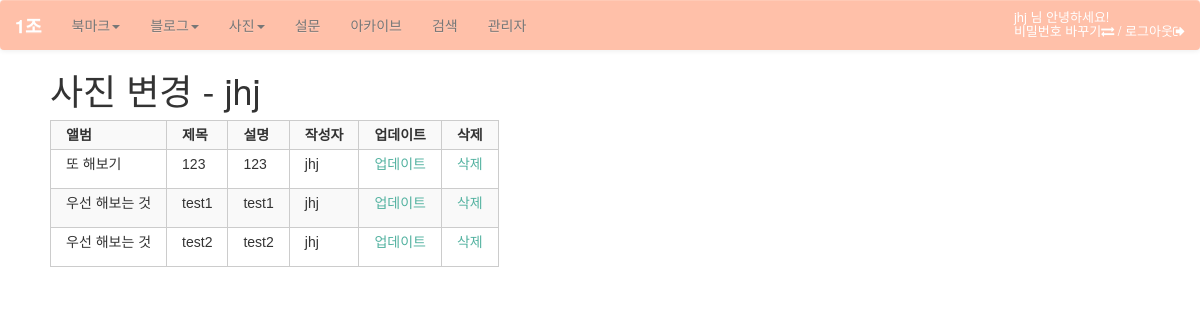
/photo/photo/change/ (signed in), run on the app's committed database.
### photo/models.py (models this page shows, shortened)
@python_2_unicode_compatible
class Photo(models.Model):
    album = models.ForeignKey(Album)
    title = models.CharField(max_length=50)
    image = ThumbnailImageField(upload_to='photo/%Y/%m')
    description = models.TextField('Photo Description', blank=True)
    upload_date = models.DateTimeField('Upload Date', auto_now_add=True)
    owner = models.ForeignKey(User, null=True)
    class Meta:
        ordering = ['title']

@python_2_unicode_compatible
class Album(models.Model):
    name = models.CharField(max_length=50)
    description = models.CharField('One Line Description', max_length=100, blank=True)
    owner = models.ForeignKey(User, null=True)
    class Meta:
        ordering = ['name']
    def __str__(self):
        return self.name

### photo/views.py (the view)
class PhotoChangeLV(LoginRequiredMixin, ListView):
    template_name = 'photo/photo_change_list.html'
    def get_queryset(self):
        return Photo.objects.filter(owner=self.request.user)

### photo/templates/photo/photo_change_list.html (shortened to what this page needs)
{% extends "base.html" %}
{% block content %}
<div id="content">
    <h1>사진 변경 - {{user}}</h1>
    <table class="change-list table-striped">
        <tr>
            <th>앨범</th>
            <th>제목</th>
            <th>설명</th>
            <th>작성자</th>
            <th>업데이트</th>
            <th>삭제</th>
        </tr>
        {% for item in object_list %}
        <tr>
            <td>{{ item.album }}</td>
            <td>{{ item.title }}</td>
            <td>{{ item.description|linebreaks }}</td>
            <td>{{ item.owner }}</td>
            <td><a href="{% url 'photo:photo_update' item.id %}">업데이트</a></td>
            <td><a href="{% url 'photo:photo_delete' item.id %}">삭제</a></td>
        </tr>
        {% endfor %}
    </table>
</div>
{% endblock %}

### templates/base.html (shortened to what this page needs)
<!DOCTYPE html>
<html lang="ko">
<head>
{% load staticfiles %}
<link rel="stylesheet" href="http://maxcdn.bootstrapcdn.com/bootstrap/3.2.0/css/bootstrap.min.css">
<link rel="stylesheet" href="http://maxcdn.bootstrapcdn.com/font-awesome/4.2.0/css/font-awesome.min.css">
<link rel="stylesheet" href="//maxcdn.bootstrapcdn.com/bootstrap/3.2.0/css/bootstrap.min.css">
<link rel="stylesheet" href="//maxcdn.bootstrapcdn.com/bootstrap/3.2.0/css/bootstrap-theme.min.css">
<link rel="stylesheet" type="text/css" href="{% block stylesheet %}{% static "css/base.css" %}{% endblock %}" />
<link rel="stylesheet" type="text/css" href="{% block extrastyle %}{% endblock %}" />
</head>
<body>
  <div id="mymenu">
    <nav class="nav navbar-default" role="navigation">
        <div class = "navbar-header">
          <a href="{% url 'home' %}" class="navbar-brand django"><strong>1조</strong></a>
        </div>
        <div class="collapse navbar-collapse navbar-ex1-collapse">
          <ul class="nav navbar-nav">
            <li class="dropdown">
              <a href="#" class="dropdown-toggle" data-toggle="dropdown">북마크<span class="caret"/>
              </a>
            </li>
            <li class="dropdown">
              <a href="#" class="dropdown-toggle" data-toggle="dropdown">블로그<span class="caret"/>
              </a>
          </li>
            <li class="dropdown">
              <a href="#" class="dropdown-toggle" data-toggle="dropdown">사진<span class="caret"/>
              </a>
            </li>
            <li><a href="{% url 'polls:index' %}">설문</a></li>
            <li><a href="{% url 'blog:post_archive' %}">아카이브</a></li>
            <li><a href="{% url 'blog:search' %}">검색</a></li>
            <li><a href="{% url 'admin:index' %}">관리자</a></li>
          </ul>
          {% if user.is_active %}
          <ul class="nav nav-bar navbar-right">
          <h4 class="welcome">{% firstof user.get_short_name user.get_username %} 님 안녕하세요!
                      <br><a href="{% url 'password_change' %}">비밀번호 바꾸기<i class="fa fa-exchange"></i></a> /
                      <a href="{% url 'logout' %}">로그아웃<i class="fa fa-sign-out"></i></a>
          </h4>
        </ul>
        {% endif %}
        </div>
      </nav>
  </div>
{% block content %}
{% endblock %}
</body>
</html>

### static/css/base.css (style rules this page uses)
body { background: white; }
.welcome { color: white; font-size: 13px; padding-right: 15px; }
.navbar-default { background: #FFC0A9; }
.welcome a, a:focus { color: #fff; }
a, a:focus { color: #53B2A0; }
#content { margin-left: 50px; }
table { border-collapse: collapse; }
td, th { line-height: 18px; border-bottom: 1px solid #eee; vertical-align: top; padding: 5px 15px; font-family: "Lucida Grande", Verdana, Arial, sans-serif; }
table.change-list, table.change-list th, table.change-list td { border: 1px solid #ccc; }

### data on the page
Photo: album "또 해보기", title "123", description "123", owner "jhj"
Photo: album "우선 해보는 것", title "test1", description "test1", owner "jhj"
Photo: album "우선 해보는 것", title "test2", description "test2", owner "jhj"

### other printed values
{{ user }} "jhj"
